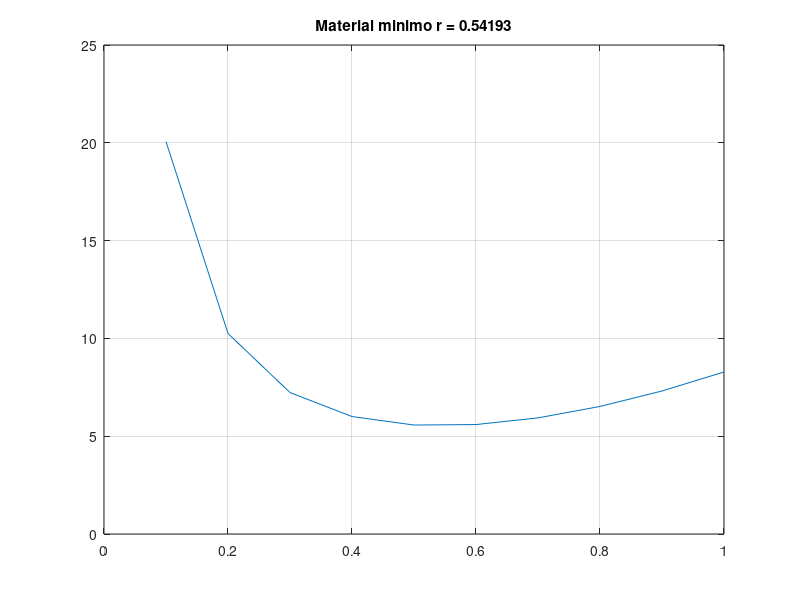

Write MATLAB code to recreate this figure. (Note: this script raises an error after producing the figure.)
% Octave Script
%School                :Tecnologico de Estudios Superiores de Jilotepec 
% Materia : Cálculo Diferencial
%Specialty             :Ingeniería en Sistemas Computacionales 
%Grupo :3101
% Title                :Resolución de desigualdades
% Description          :Script para resolver un problema sobre la cantidad minima de material para hacer una lata cilindrica usada para envasar aceite
% Author               :Cristan Miranda Padilla ,  Ambar Itzel Cruz Zarza, Bryan Abner Garcia Cruz 
% Date                 :202123107    , 202123174    ,  202123180
% Version              :1
% Usage                :octave>cd/path/
%		                   :octave>ResolucionDesigualdades 
% Notes                :Requiere aplicacion octave, usar la linea de comandos
%                      :https://octaveintro.readthedocs.io/en/latest/index.html
%limpiar variables
clear all
%Uso mínimo de material para una lata cilindrica de aceite
disp ('Material minimo para hacer una  lata cilindrica para envasar aceite.');
disp ('');
%Rango de 0...1 en i = 0.1
r=0:0.1:1;

%valor de la funcion
disp ('valor de la funcion');
ar =@(r) (2*(pi)) * (r.^2) + (2./(r))

%funcion a graficar
y = (2 * (pi))*(r.^2)+(2./(r))
resr  =fminbnd(ar,0,1);
%dibujar r, y
plot(r,y);

grid on;

%Titulo
title(['Material minimo r = ' num2str(resr)]);
%Etiqueta para x
xlabel(['Min r = ' num2str(reser)]);
%Etiqueta para y
ylabel(['Min y = ' num2str(ar(resr))] );
